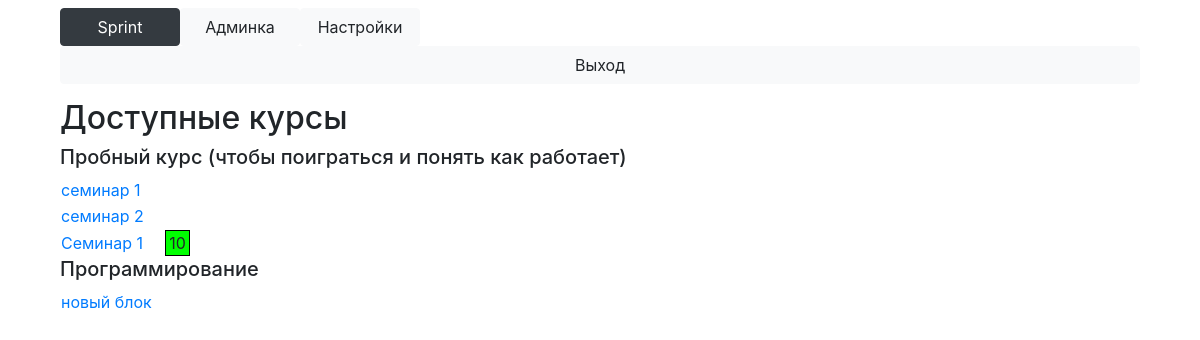
Page /main (signed in) on the committed database.
### Main/models.py (models this page shows, shortened)
class Course(models.Model):
    name = models.TextField()

class Block(models.Model):
    name = models.TextField()
    course = models.ForeignKey(Course, on_delete=models.CASCADE)
    time_start = models.DateTimeField()
    time_end = models.DateTimeField()
    opened = models.BooleanField(default=False)

### Main/views.py (the view)
# urls.py: path('main', views.main),
def main(request):
    if not check_login(request.user):
        return HttpResponseRedirect('/enter')
    return render(request, 'main.html', context={'is_admin': check_admin(request.user),
                                                 'blocks': blocks_available(request.user),
                                                 'user': request.user})

### Main/context_processors.py (called while the page is built)
def attributes(request):
	return {
		'current_page': 'settings' if '/settings' == request.path else 'admin' if 'admin' in request.path else 'main',
		'is_admin': check_admin(request.user)
	}

### Main/main.py (called while the page is built)
def check_login(user):
    return user.is_authenticated

def check_admin(user):
    if check_teacher(user):
        return True
    if not check_login(user):
        return False
    return len(Subscribe.objects.filter(user=user, is_assistant=True)) > 0

def check_teacher(user):
    return user.is_staff and check_login(user)

def courses_available(user):
    if user.is_superuser:
        return Course.objects.all()
    else:
        return [s.course for s in Subscribe.objects.filter(user=user)]

def blocks_available(user):
    courses = courses_available(user)
    blocks = {}
    is_admin = check_admin(user)
    for course in courses:
        if is_admin:
            blocks[course] = Block.objects.filter(
                course=course
            )
        else:
            blocks[course] = Block.objects.filter(
                opened=True,
                time_start__lte=timezone.now(),
                course=course
            )
    return blocks

### Main/templatetags/filters.py (called while the page is built)
@register.filter('mark_for_task')
def mark_for_task(task, user):
    try:
        return int(list(Solution.objects.filter(task=task, user=user, mark__isnull=False))[-1].mark * 10 / task.max_mark)
    except IndexError:
        return -1

@register.filter('mark_for_block')
def mark_for_block(block, user):
    tasks = Task.objects.filter(block=block)
    if len(tasks) == 0:
        return -1
    mark = 0
    flag = False
    for task in tasks:
        mft = mark_for_task(task, user)
        if mft >= 0:
            flag = True
            mark += mft * task.weight
    if flag:
        return round(mark)
    return -1

@register.filter('marked')
def marked(mark):
    return mark != -1

@register.filter('mark_color')
def mark_color(mark):
    mark = round(mark)
    if mark > 7:
        return '#00FF00'
    elif mark > 5:
        return '#FFFF00'
    elif mark > 3:
        return '#FAD7A0'
    elif mark > 0:
        return '#F1948A'
    else:
        return '#FFFFFF'

### templates/main.html (shortened to what this page needs)
{% extends 'base.html' %}
{% load filters %}
{% block content %}
    <h2>Доступные курсы</h2>
    {% for key, value in blocks.items %}
        <h5>{{ key.name }}</h5>
        {% for block in value %}
            <table>
                <tr>
                    <td>
                        <a href="/block?id={{ block.id }}">{{ block.name }}</a>
                    </td>
                    <td>
                        {% with mark=block|mark_for_block:user %}
                            {% if mark|marked %}
                                <div style="margin-left: 20px; border: 1px solid black; background: {{ mark|mark_color }}; width: 25px; text-align: center;">
                                    {{ mark }}
                                </div>
                            {% endif %}
                        {% endwith %}
                    </td>
                </tr>
            </table>
        {% endfor %}
    {% endfor %}
{% endblock %}

### rows in the picture
Course: name "Пробный курс (чтобы поиграться и понять как работает)"
Block: name "семинар 1"
Block: name "семинар 2"
Block: name "Семинар 1", mark "10"
Course: name "Программирование"
Block: name "новый блок"
